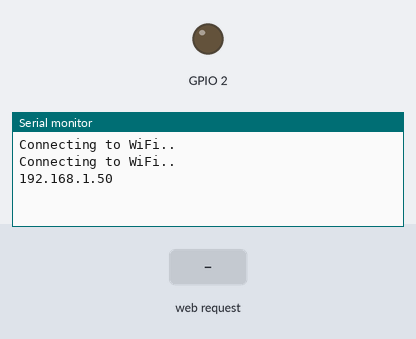
The sketch below on a simulated ESP8266 (NodeMCU). Parts: output pins drawn as LEDs (lit = HIGH), the last lines printed to the serial monitor. Inputs (shaded band) come from the test bench. WiFi joins after 1.5 s; servers stay silent unless stated; storage starts empty.

Above: at 3.2 s.
3.3 s: HTTP request GET /update received
At 3.9 s:
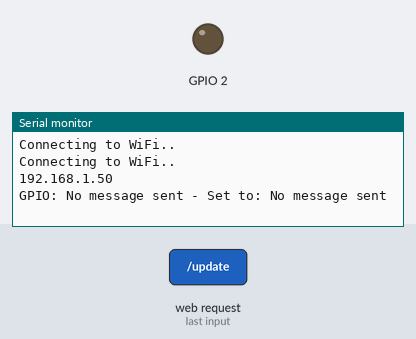
4.8 s: HTTP request GET /update?output=1&state=1 received
At 6.2 s:
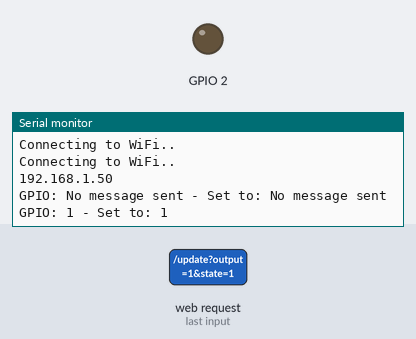

The sketch:

PoC_ESPASyncWebserver_LittleFS.ino
```cpp
/*********
  base on Rui Santos @https://RandomNerdTutorials.com
        /esp8266-nodemcu-async-web-server-espasyncwebserver-library/

  modified AnHive Yongsoo Han @2021/12
*********/
// Import required libraries
#include "LittleFS.h"
#include <ESP8266WiFi.h>
#include <ESPAsyncTCP.h>
#include <ESPAsyncWebServer.h>

// Replace with your network credentials
const char* ssid = "RPi-wifihive-24";
const char* password = "wifihive";

// Create AsyncWebServer object on port 80
AsyncWebServer server(80);

void setup(){
  // Serial port for debugging purposes
  Serial.begin(115200);
  if(!LittleFS.begin()){
    Serial.println("An Error has occurred while mounting LittleFS");
    return;
  }
  pinMode(2, OUTPUT);
  digitalWrite(2, LOW);

  // Connect to Wi-Fi
  WiFi.begin(ssid, password);
  while (WiFi.status() != WL_CONNECTED) {
    delay(1000);
    Serial.println("Connecting to WiFi..");
  }

  // Print ESP Local IP Address
  Serial.println(WiFi.localIP());
  server.on("/", HTTP_GET, [](AsyncWebServerRequest *request){
    request->send(LittleFS, "/index.html", "text/html", false);
  });

  // Send a GET request to <ESP_IP>/update?output=<inputMessage1>&state=<inputMessage2>
  server.on("/update", HTTP_GET, [] (AsyncWebServerRequest *request) {
    String inputMessage1;
    String inputMessage2;
    // GET input1 value on <ESP_IP>/update?output=<inputMessage1>&state=<inputMessage2>
    if (request->hasParam("output") && request->hasParam("state")) {
      inputMessage1 = request->getParam("output")->value();
      inputMessage2 = request->getParam("state")->value();
      digitalWrite(inputMessage1.toInt(), inputMessage2.toInt());
    }
    else {
      inputMessage1 = "No message sent";
      inputMessage2 = "No message sent";
    }
    Serial.print("GPIO: ");
    Serial.print(inputMessage1);
    Serial.print(" - Set to: ");
    Serial.println(inputMessage2);
    request->send(200, "text/html", inputMessage2);
  });

  // Start server
  server.begin();
}

void loop() {
}
```

Measured:
- after the input at 3.3 s, the serial monitor: prints a new line at once (image 1)
- after the input at 4.8 s, the serial monitor: prints a new line at once (image 2)
